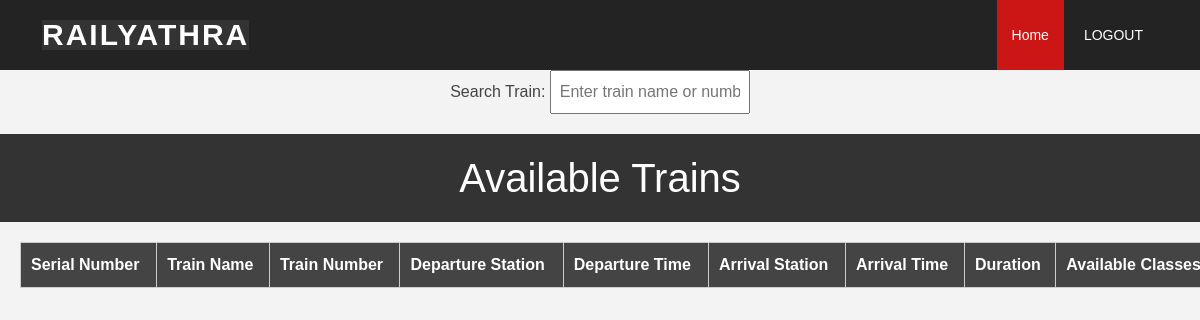
The page /trainview/ on the database as committed earlier.
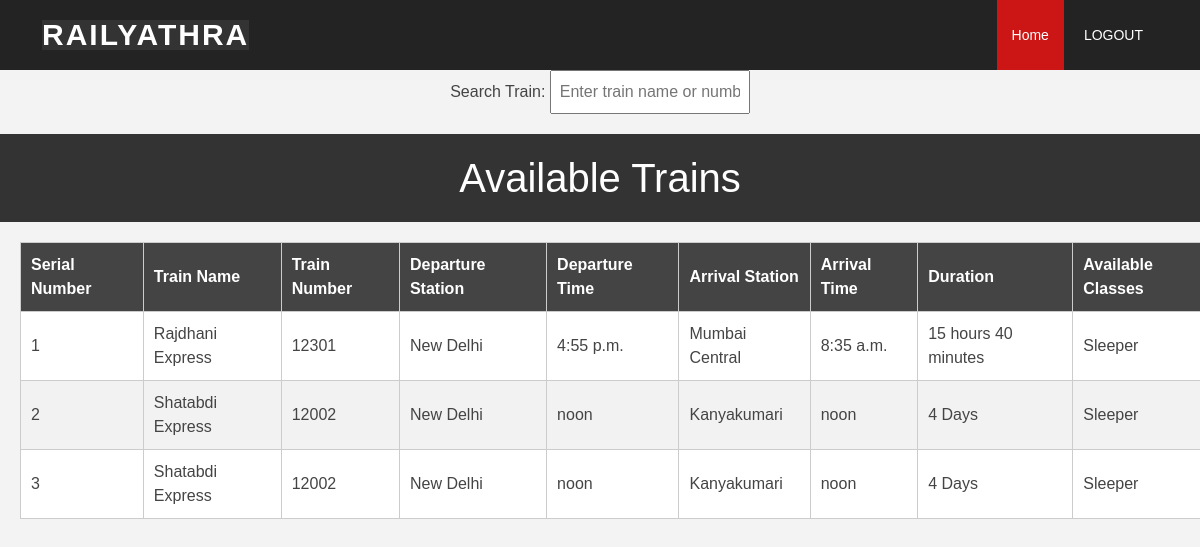
The same page on the database as committed later.
### myApp/models.py (models this page shows)
class Train(models.Model):
    train_name = models.CharField(max_length=100)
    train_number = models.CharField(max_length=10)
    departure_station = models.CharField(max_length=100)
    departure_time = models.TimeField()
    arrival_station = models.CharField(max_length=100)
    arrival_time = models.TimeField()
    duration = models.CharField(max_length=20)
    available_classes = models.CharField(max_length=100)

### myApp/views.py (the view)
# urls.py: path('trainview/', views.trainview, name='trainview'),
def trainview(request):
    trains = Train.objects.all()  # Retrieve all available trains from the database
    context = {'trains': trains}
    return render(request, 'trainview.html', context)

### templates/trainview.html (shortened to what this page needs)
{% load static %}
<!DOCTYPE html>
<html>
<head>
    <link href="{% static '/vendor/aos/aos.css' %}" rel="stylesheet">
    <link href="{% static '/vendor/bootstrap/css/bootstrap.min.css' %}" rel="stylesheet">
    <link href="{% static '/vendor/bootstrap-icons/bootstrap-icons.css' %}" rel="stylesheet">
    <link href="{% static '/vendor/boxicons/css/boxicons.min.css' %}" rel="stylesheet">
    <link href="{% static '/vendor/glightbox/css/glightbox.min.css' %}" rel="stylesheet">
    <link href="{% static '/vendor/swiper/swiper-bundle.min.css' %}" rel="stylesheet">
    <link href="{% static '/css/style.css' %}" rel="stylesheet">
    <link href="{% static '/css/style.css' %}" rel="stylesheet">
</head>
<body>
  <header id="header" class="d-flex align-items-center">
    <div class="container d-flex align-items-center justify-content-between">
      <h1 class="logo"><a href="index.html">RAILYATHRA</a></h1>
      <nav id="navbar" class="navbar">
        <ul>
          <li><a class="nav-link scrollto active" href="{% url 'user_list' %}">Home</a></li>
          <li><a class="nav-link scrollto" href="{% url 'handlelogout' %}"  id= "logout-link" class="btn btn-primary">LOGOUT</a></li>
        </ul>
      </nav>
    </div>
  </header>
    <div class="search-container">
        <label for="search">Search Train:</label>
        <input type="text" id="search" class="search-input" oninput="searchTrains()" placeholder="Enter train name or number">
    </div>
    <h1>Available Trains</h1>
    <table id="trainTable">
        <thead>
            <tr>
                <th>Serial Number</th>
                <th>Train Name</th>
                <th>Train Number</th>
                <th>Departure Station</th>
                <th>Departure Time</th>
                <th>Arrival Station</th>
                <th>Arrival Time</th>
                <th>Duration</th>
                <th>Available Classes</th>
            </tr>
        </thead>
        <tbody>
            {% for train in trains %}
            <tr>
                <td class="serial-number">{{ forloop.counter }}</td>
                <td>{{ train.train_name }}</td>
                <td>{{ train.train_number }}</td>
                <td>{{ train.departure_station }}</td>
                <td>{{ train.departure_time }}</td>
                <td>{{ train.arrival_station }}</td>
                <td>{{ train.arrival_time }}</td>
                <td>{{ train.duration }}</td>
                <td>{{ train.available_classes }}</td>
            </tr>
            {% endfor %}
        </tbody>
    </table>
</body>
</html>

### static/css/style.css (style rules this page uses)
body { font-family: "Open Sans", sans-serif; color: #444444; }
a { color: #cc1616; text-decoration: none; }
h1, h2, h3, h4, h5, h6 { font-family: "Raleway", sans-serif; }
#header { background: rgba(25, 25, 25, 0.95); transition: all 0.5s; z-index: 997; height: 70px; }
#header .logo { font-size: 30px; margin: 0; padding: 0; line-height: 1; font-weight: 700; letter-spacing: 2px; text-transform: uppercase; }
#header .logo a { color: #fff; }
.navbar { padding: 0; }
.navbar ul { margin: 0; padding: 0; display: flex; list-style: none; align-items: center; }
.navbar li { position: relative; }
.navbar>ul>li { margin-left: 5px; }
.navbar a, .navbar a:focus { display: flex; align-items: center; justify-content: space-between; padding: 25px 15px 24px 15px; font-size: 14px; color: #fff; white-space: nowrap; transition: 0.3s; }
.navbar a:hover, .navbar .active, .navbar .active:focus, .navbar li:hover>a { background: #cc1616; }

### templates/trainview.html (style rules this page uses)
body { font-family: Arial, sans-serif; margin: 0; padding: 0; background-color: #f3f3f3; }
h1 { background-color: #333; color: #fff; padding: 20px 0; text-align: center; margin: 0; }
table { width: 100%; border-collapse: collapse; margin: 20px; }
table, th, td { border: 1px solid #ccc; }
th, td { padding: 10px; text-align: left; }
th { background-color: #444; color: #fff; }
tr:nth-child(even) { background-color: #f2f2f2; }
tr:nth-child(odd) { background-color: #fff; }
.search-container { text-align: center; margin-bottom: 20px; }
.search-input { padding: 8px; width: 200px; }

Rows that differ between the two databases and show on the page:
added Train: train_name "Rajdhani Express", train_number "12301", departure_station "New Delhi", departure_time "4:55 p.m.", arrival_station "Mumbai Central", arrival_time "8:35 a.m.", duration "15 hours 40 minutes", available_classes "Sleeper"
added Train: train_name "Shatabdi Express", train_number "12002", departure_station "New Delhi", departure_time "noon", arrival_station "Kanyakumari", arrival_time "noon", duration "4 Days", available_classes "Sleeper"
added Train: train_name "Shatabdi Express", train_number "12002", departure_station "New Delhi", departure_time "noon", arrival_station "Kanyakumari", arrival_time "noon", duration "4 Days", available_classes "Sleeper"
